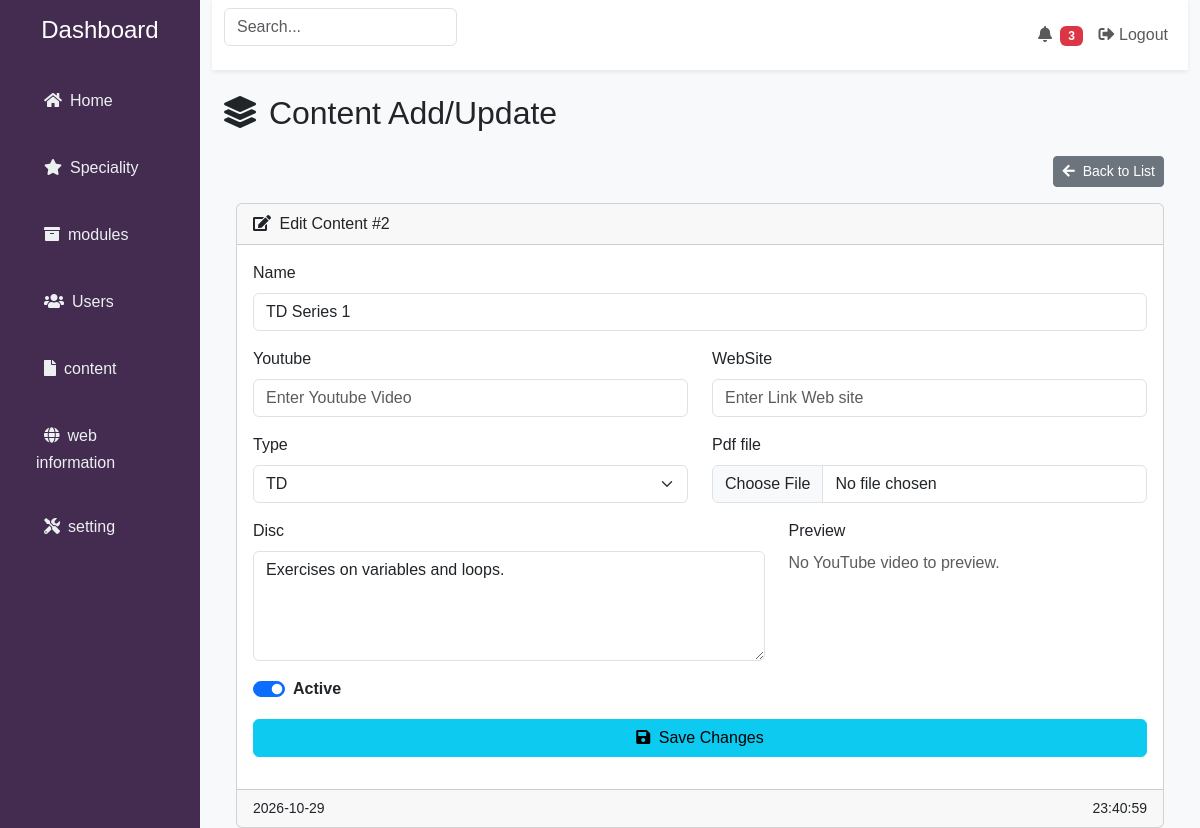
Screenshot of /admin/content_controleur.php?edit=2 (signed in) with the database file from the repository.
### tables this page shows
CREATE TABLE `contents` (
  `id` int(10) UNSIGNED NOT NULL,
  `name` varchar(200) NOT NULL,
  `type` varchar(50) NOT NULL,
  `subject_id` int(10) UNSIGNED NOT NULL,
  `website` varchar(255) DEFAULT NULL,
  `youtube` varchar(100) DEFAULT NULL,
  `disc` text DEFAULT NULL,
  `file_url` varchar(255) DEFAULT NULL,
  `active` tinyint(1) NOT NULL DEFAULT 1,
  `created_at` datetime DEFAULT NULL,
  `updated_at` datetime DEFAULT NULL
);

### admin/conf/globel_functions.php (called while the page is built, shortened)
<?php
function contentType()
{
    return [
        'TD',
        'TP',
        'Cours',
        'Exam'
    ];
}

### admin/content_controleur.php (the view, shortened to what this page needs)
<?php
require_once 'conf/connection.php';
require_once 'conf/globel_functions.php';
$editMode = false;
$content = [];
if (isset($_GET['edit'])) {
    $id = intval($_GET['edit']);
    $sql = $conn->prepare('SELECT * FROM contents WHERE id = ?');
    $sql->bind_param('i', $id);
    $sql->execute();
    $res = $sql->get_result();
    if ($res->num_rows === 1) {
        $content = $res->fetch_assoc();
        $editMode = true;
    }
}
include_once('conf/header.php'); ?>
<div class="container-fluid">
    <div class="row">
        <?php include_once('conf/sidebar.php') ?>
        <div class="col-md-10">
            <?php include_once('conf/navbar.php') ?>
            <div class="container-fluid">
                <h2 class="mb-4"><i class="fas fa-layer-group me-1"></i> Content Add/Update</h2>
                <div class="container">
                    <div class="text-end my-3">
                        <a href="content.php" class="btn btn-secondary btn-sm">
                            <i class="fas fa-arrow-left me-1"></i> Back to List
                        </a>
                    </div>
                    <div class="card">
                        <div class="card-header">
                            <i class="fas fa-<?= $editMode ? 'edit' : 'user-plus' ?> me-1"></i>
                            <?= $editMode ? 'Edit Content #' . $content['id'] : 'Add New Content' ?>
                        </div>
                        <div class="card-body">
                        <form method="POST" enctype="multipart/form-data">
                                <div class="row">
                                    <div class="col-lg-12 mb-3">
                                        <label class="form-label">Name</label>
                                        <input type="text" name="name" class="form-control"
                                            value="<?= $content['name'] ?? '' ?>" placeholder="Enter subject ame"
                                            required>
                                    </div>
                                    <div class="col-lg-6 mb-3">
                                        <label class="form-label">Youtube</label>
                                        <input type="text" name="youtube" class="form-control"
                                            value="<?= $content['youtube'] ?? '' ?>" placeholder="Enter Youtube Video"
                                            >
                                   </div>
                                    <div class="col-lg-6 mb-3">
                                        <label class="form-label">WebSite</label>
                                        <input type="url" name="website" class="form-control"
                                            value="<?= $content['website'] ?? '' ?>" placeholder="Enter Link Web site"
                                            >
                                   </div>
                                    <div class="col-lg-6 mb-3">
                                        <label class="form-label">Type </label>
                                        <select name="type" class="form-select" required>
                                            <?php foreach (contentType() as $value):
                                                echo $value; ?>
                                                <option value="<?= $value ?>" <?= ($content['type'] ?? '') === $value ? 'selected' : '' ?>><?= $value ?></option>
                                            <?php endforeach; ?>
                                        </select>
                                    </div>
                                    <div class="col-lg-6 mb-3">
                                        <label class="form-label">Pdf file</label>
                                        <input type="file" name="file_url" class="form-control" accept=".pdf" value="<?= $content['website'] ?? '' ?>" >
                                    </div>
                                    <div class="col-lg-7 mb-3">
                                        <label class="form-label">Disc</label>
                                        <textarea name="disc" class="form-control"
                                            placeholder="Enter disc"
                                            rows="4"><?= $content['disc'] ?? '' ?></textarea>
                                    </div>
                                    <div class="col-lg-5 mb-3">
                                        <label class="form-label">Preview</label>
                                        <?php if (!empty($content['youtube'])): ?>
                                            <iframe width="100%" height="200" src="https://www.youtube.com/embed/<?= htmlspecialchars($content['youtube']) ?>" title="YouTube video player" frameborder="0" allow="accelerometer; autoplay; clipboard-write; encrypted-media; gyroscope; picture-in-picture; web-share" allowfullscreen></iframe>
                                        <?php else: ?>
                                            <p class="text-muted">No YouTube video to preview.</p>
                                        <?php endif; ?>
                                    </div>
                                    <div class="col-lg-6 mb-3">
                                        <div class="form-check form-switch">
                                            <input class="form-check-input" type="checkbox" name="active"
                                                id="checkboxId" value="1" <?= ($content['active'] ?? 1) ? 'checked' : '' ?>>
                                            <label class="form-check-label fw-semibold" for="checkboxId">Active</label>
                                        </div>
                                    </div>
                                </div>
                                <div class="d-grid">
                                    <button type="submit" class="btn btn-<?= $editMode ? 'info' : 'primary' ?>">
                                        <i class="fas fa-<?= $editMode ? 'save' : 'plus' ?> me-1"></i>
                                        <?= $editMode ? 'Save Changes' : 'Add Content' ?>
                                    </button>
                                </div>
                            </form>
                        </div>
                        <div class="card-footer">
                            <small><?= date('Y-m-d') ?></small>
                            <small class="float-end"><?= date('H:i:s') ?></small>
                        </div>
                    </div>
                </div>
            </div>
        </div>
    </div>
</div>

### rows the page displays
contents: id "2", name "TD Series 1", type "TD", disc "Exercises on variables and loops.", active "☑"
